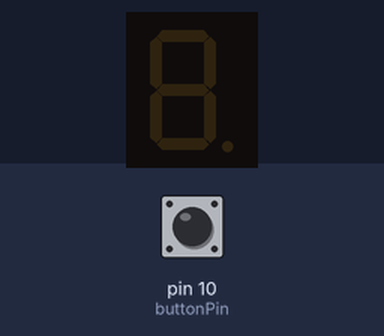
This sketch was run on a simulated Arduino Uno, built with avr-gcc and run on an emulated ATmega328P. On the bench: 1-digit seven-segment display. Inputs (shaded band) come from the test bench; at power-on: pin 10 (buttonPin) LOW. Random numbers use the default seed unless the sketch sets one.

Above: at 1.2 s.
1.3 s: pin 10 (buttonPin) pulled HIGH for 3.2 s
At 2.0 s:
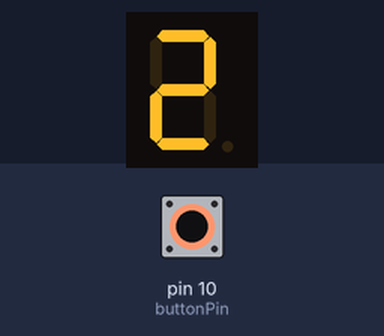
At 5.5 s:
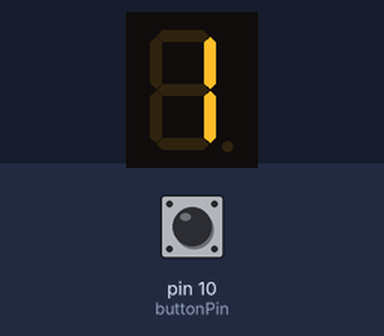
Timing chart, 0 to 7.0 s (numbered marks = the images above; inputs shaded):
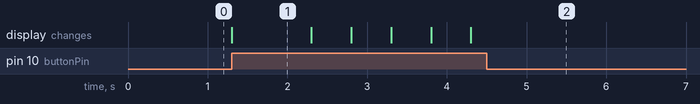

Measured:
- after the input at 1.3 s, the display: changes at once (image 1)
- what the display in image 1 shows lasts 1.0 s, from 1.3 s to 2.3 s

The sketch:

heidary21.ino
```cpp
#include "SevSeg.h"
SevSeg sevseg;
const int buttonPin=10;
int buttonState=0;

void setup() {
  byte numDigits=1;
  byte digitPins[]={};
  byte segmentPins[]={3,2,8,7,6,4,5,9};
  bool resistorsOnSegments=true;
  sevseg.begin(COMMON_ANODE,numDigits,digitPins,segmentPins,resistorsOnSegments);
  sevseg.setBrightness(90);
  pinMode(buttonPin,INPUT);
  // put your setup code here, to run once:

}

void loop() {
  buttonState = digitalRead(buttonPin);
  if(buttonState==HIGH)
  {
    sevseg.setNumber(random(1,7));
    sevseg.refreshDisplay();
    delay(500);
  }
  // put your main code here, to run repeatedly:

}
```
